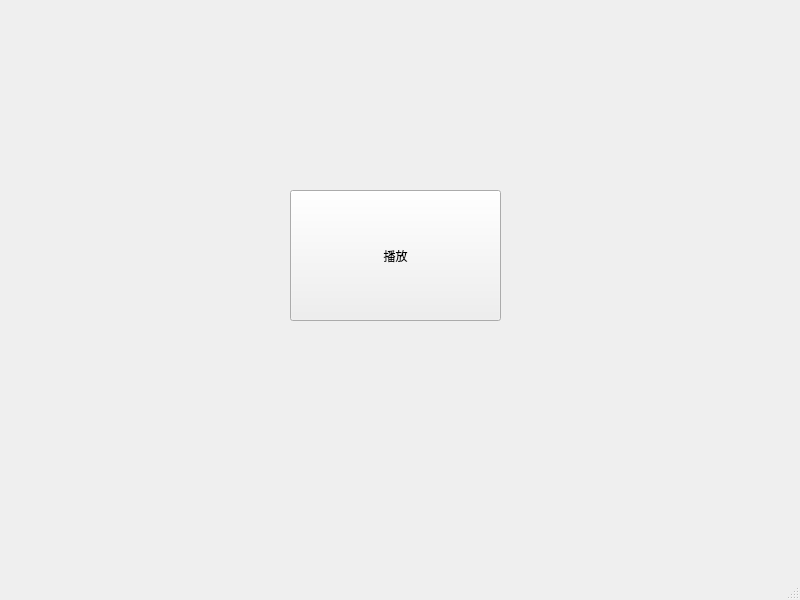
<?xml version="1.0" encoding="UTF-8"?>
<ui version="4.0">
 <class>MainWindow</class>
 <widget class="QMainWindow" name="MainWindow">
  <property name="geometry">
   <rect>
    <x>0</x>
    <y>0</y>
    <width>800</width>
    <height>600</height>
   </rect>
  </property>
  <property name="windowTitle">
   <string>MainWindow</string>
  </property>
  <widget class="QWidget" name="centralwidget">
   <widget class="QPushButton" name="play">
    <property name="geometry">
     <rect>
      <x>290</x>
      <y>190</y>
      <width>211</width>
      <height>131</height>
     </rect>
    </property>
    <property name="text">
     <string>播放</string>
    </property>
   </widget>
  </widget>
  <widget class="QMenuBar" name="menubar">
   <property name="geometry">
    <rect>
     <x>0</x>
     <y>0</y>
     <width>800</width>
     <height>22</height>
    </rect>
   </property>
  </widget>
  <widget class="QStatusBar" name="statusbar"/>
 </widget>
 <resources/>
 <connections/>
</ui>
